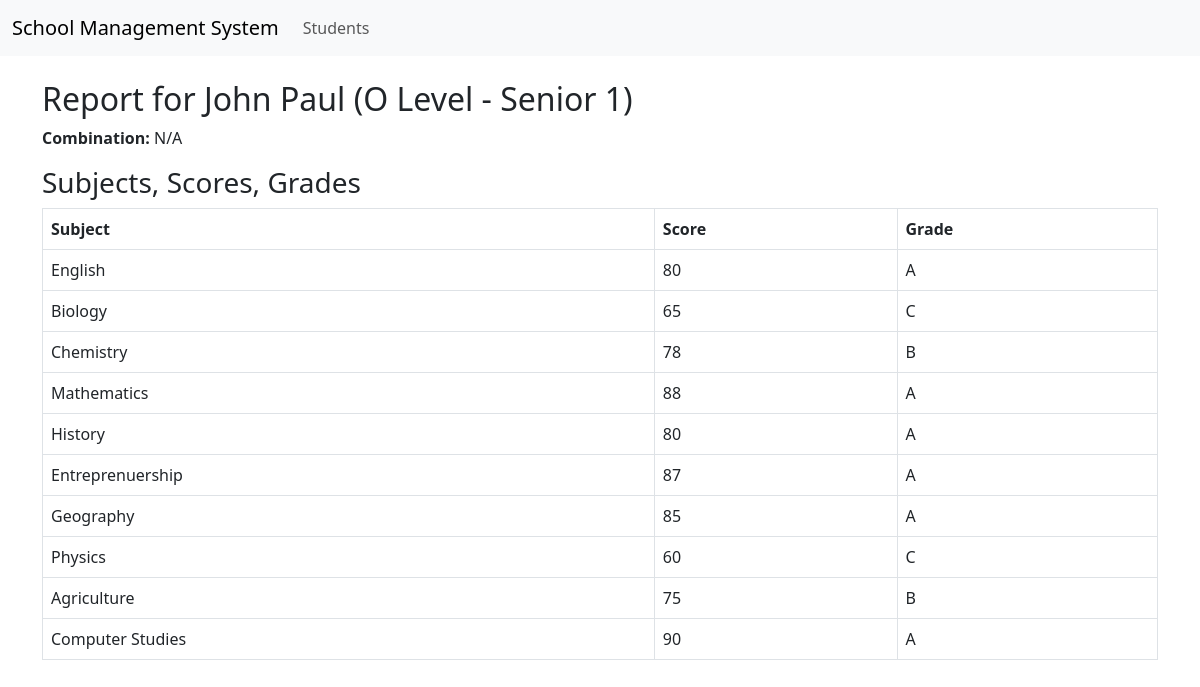
The app's page /students/2/report/ with its own data.
### school/models.py (models this page shows, shortened)
class Student(models.Model):
    student_id = models.CharField(max_length=20, unique=True)
    name = models.CharField(max_length=100)
    level = models.CharField(max_length=1, choices=[('O', 'O Level'), ('A', 'A Level')])
    class_year = models.CharField(max_length=2, choices=CLASS_YEARS)
    combination = models.CharField(max_length=50, blank=True, null=True)
    subjects = models.ManyToManyField(Subject, blank=True)

class Result(models.Model):
    student = models.ForeignKey(Student, on_delete=models.CASCADE)
    subject = models.ForeignKey(Subject, on_delete=models.CASCADE)
    score = models.IntegerField()
    def get_grade(self):
        if self.student.level == 'O':  # O'Level UCE (assumed ranges)
            if self.score >= 80:
                return 'A'  # Exceptional
            elif self.score >= 70:
                return 'B'  # Outstanding
            elif self.score >= 60:
                return 'C'  # Satisfactory
            elif self.score >= 50:
                return 'D'  # Basic
            elif self.score >= 40:
                return 'E'  # Elementary
            else:
                return 'F'  # Fail (not certified)

class Subject(models.Model):
    name = models.CharField(max_length=100)
    level = models.CharField(max_length=1, choices=[('O', 'O Level'), ('A', 'A Level')])
    is_subsidiary = models.BooleanField(default=False)  # New field for GP, Sub Maths, Sub ICT

### school/views.py (the view)
# urls.py: path('students/<int:pk>/report/', generate_report, name='report'),
def generate_report(request, pk):
    student = get_object_or_404(Student, pk=pk)
    results = Result.objects.filter(student=student)
    return render(request, 'school/report.html', {'student': student, 'results': results})

### school/templates/school/report.html (shortened to what this page needs)
{% extends 'school/base.html' %}
{% block content %}
<h2>Report for {{ student.name }} ({{ student.get_level_display }} - {{ student.get_class_year_display }})</h2>
<p><strong>Combination:</strong> {{ student.combination|default:"N/A" }}</p>
<h3>Subjects, Scores, Grades {% if student.level == 'A' %}, and Points{% endif %}</h3>
<table class="table table-bordered">
    <thead>
        <tr>
            <th>Subject</th>
            <th>Score</th>
            <th>Grade</th>
        </tr>
    </thead>
    <tbody>
        {% for result in results %}
        <tr>
            <td>{{ result.subject.name }} {% if result.subject.is_subsidiary %}(Subsidiary){% endif %}</td>
            <td>{{ result.score }}</td>
            <td>{{ result.get_grade }}</td>
        </tr>
        {% empty %}
        <tr><td colspan="{% if student.level == 'A' %}4{% else %}3{% endif %}">No results available.</td></tr>
        {% endfor %}
    </tbody>
</table>
{% endblock %}

### records on screen
Student: name "John Paul", level "O Level", class_year "Senior 1", combination "N/A"
Result: subject.name "English", score "80", get_grade "A"
Result: subject.name "Biology", score "65", get_grade "C"
Result: subject.name "Chemistry", score "78", get_grade "B"
Result: subject.name "Mathematics", score "88", get_grade "A"
Result: subject.name "History", score "80", get_grade "A"
Result: subject.name "Entreprenuership", score "87", get_grade "A"
Result: subject.name "Geography", score "85", get_grade "A"
Result: subject.name "Physics", score "60", get_grade "C"
Result: subject.name "Agriculture", score "75", get_grade "B"
Result: subject.name "Computer Studies", score "90", get_grade "A"
